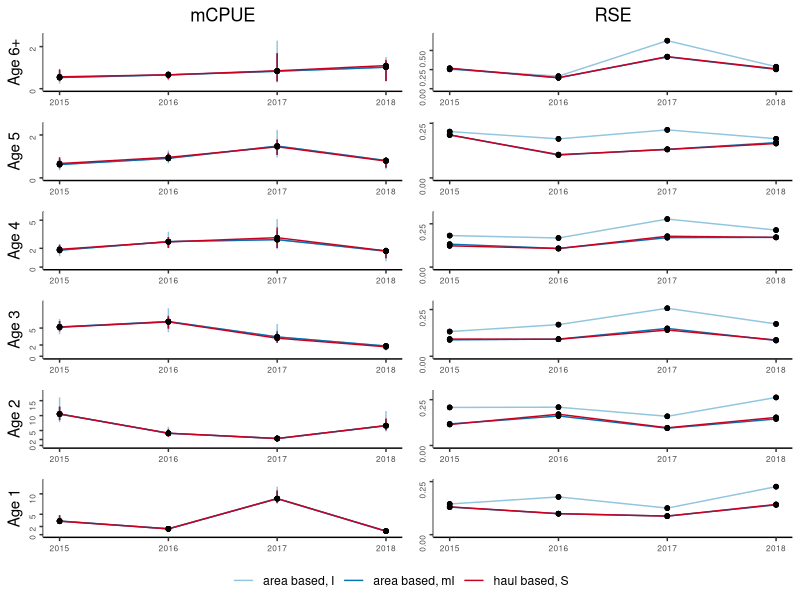
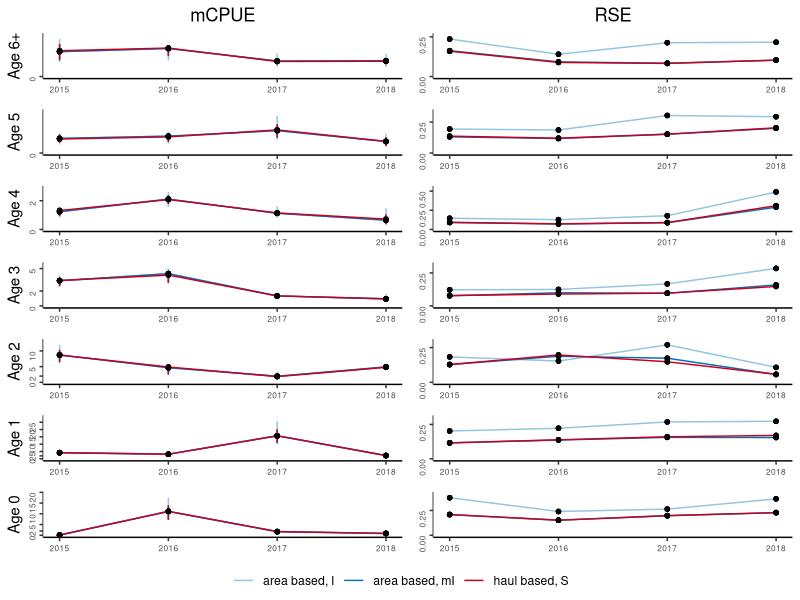
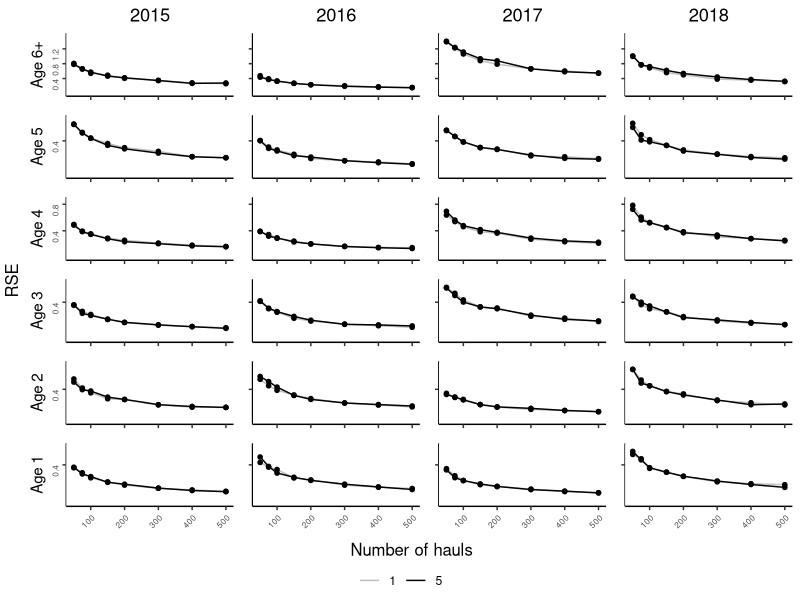
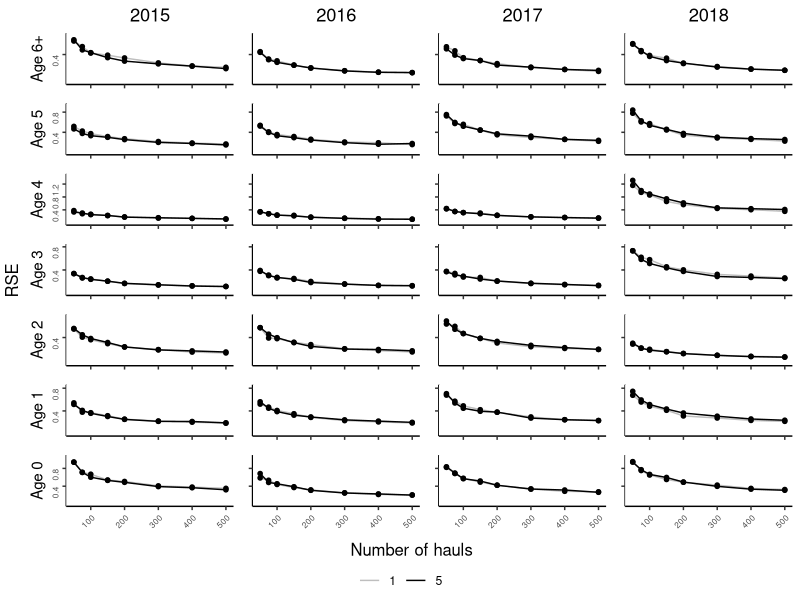

R code for these plots, in order:
#
# Example of tabulated plot inspired by Gerritsen et al. 2006
#

library(ggplot2)
library(grid)
library(gridExtra)
library(egg)

#' @noRd
makeColorMap <- function(columns, color){
  colors <- as.list(rep(color, length(columns)))
  names(colors) <- columns
  return(colors)
}

#' @noRd
panelPlotOverlay <- function(plotData, columnGroups, xVariable, yVariable, yVariableUpper, yVariableLower, xlimrow, ylimcol, showX=F, showY=F, ylabel="", basetheme=NULL, titletext="", pointcol=NULL, linecol=NULL, errorcol=NULL, tickmarks=NULL){
  
  panelplot <- ggplot(plotData, aes_string(x=xVariable, y=yVariable)) + xlim(xlimrow) + ylab(ylabel) + ylim(ylimcol)
  
  cols <- unique(plotData[,columnGroups])
  for (col in cols){
    colData <- plotData[plotData[,columnGroups] == col,]
    if (!is.null(yVariableUpper) & !is.null(yVariableLower)){
      panelplot <- panelplot + geom_linerange(data=colData, aes_string(ymin=yVariableLower, ymax=yVariableUpper), color=errorcol[[col]])
    }  
    #points and lines
    if (nrow(colData) == 0){
      panelplot <- panelplot + geom_blank()
    }
    else{
      panelplot <- panelplot + geom_line(data=colData, aes_string(color=columnGroups)) + geom_point(shape=20, size=2, color=pointcol[[col]]) + scale_color_manual(values = unlist(linecol))
    }
    
    if (!is.null(title) & col == cols[1]){
      panelplot <- panelplot + ggtitle(titletext)
    }
    
  }

  panelplot <- panelplot + basetheme()
  panelplot <- panelplot + theme(panel.grid.minor = element_blank(), panel.grid.major = element_blank())
  if (!is.null(tickmarks)){
    panelplot <- panelplot + scale_y_continuous(breaks=tickmarks, limits = ylimcol)
  }
  if (!showX){
    panelplot <- panelplot + theme(axis.title.x = element_blank(), axis.text.x=element_blank())
  }
  else{
    panelplot <- panelplot + theme(axis.title.x = element_blank())
  }
  
  if (!showY){
    panelplot <- panelplot + theme(axis.title.y = element_blank(), axis.text.y=element_blank())
  }
  
  return(panelplot)
}


#' Table plot
#' @description 
#'  makes a tabulated plot of estimates grouped by two covariates, one for columns, one for rows. axes of all plots are the same variables.
#' @details 
#' @param data data.table() with data, must contain columns identified by parameters 'columnGroups', 'rowGroups', 'xVariable' and 'yVariable'
#' @param columnGroups character() identifies column in data that identifies the grouping used for columns in the plot
#' @param rowGRoups character() identifies column in data that identifies the grouping used for rows in the plot
#' @param xVariable character() identifies column in data containting variable to be used for x-axis
#' @param yVariable character() identifies column in data containing variable to be used for y-axis
#' @param overlayGroups character() identifies column in data specifying the groups to be overlayed
#' @param ylab character(), optional, label for y-axis, if not provided 'yVariable' will be used.
#' @param ymin numeric(), optional, lower bounds of y axis, if not NULL y axis will be adopted to data for each column
#' @param ymax numeric(), optional, upper bounds of y axis, if not provided y axis will be adopted to data for each column
#' @param xlim vector, optional, lower and upper bounds of x axis, if not provided y axis will be adapted to data for each row
#' @param pointcol character() or named list mapping the values in data[,columnGroups] to colors, color of points in plots
#' @param linecol character() or named list mapping the values in data[,columnGroups] to colors color of connecting lines in plots
#' @param errorcol character() or named list mapping the values in data[,columnGroups] to colors color of error bars
#' @param tickmarks numeric() specifies tickmarks for y-axis
#' @param basetheme ggplot2 - theme function to use for plotting. Default adjusts y-axis label alignments to account for variable width of tick-labels.
#' @param reverseX logical() whether to reverse X axes
#' @param hLineCol character() specify any column that should be used for horisontal reference lines
stackedPanelsOverlay <- function(data, columnGroups, rowGroups, xVariable, yVariable, overlayGroups, ylab=NULL, xlab=NULL, xlim=NULL, ymin=0, ymax=NULL, pointcol="black", linecol="#cb181d", errorcol="#cb181d", tickmarks=NULL, basetheme=function(x){ggplot2::theme_classic() + theme(plot.title = element_text(hjust = 0.5), axis.text.y = element_text(angle = 90, hjust = 1, size=6))}, reverseX=F, hLineCol=NULL){
  
  if(is.numeric(columnGroups) | is.numeric(rowGroups)){
    stop("ColumnGroups and rowGroups can not be numeric variables. Covert with as.character()")
  }
  
  if (!all(c(columnGroups, rowGroups, xVariable, yVariable) %in% names(data))){
    stop("Some arguments (columnGroups, rowGroups, xVariable, yVariable) not found in data.")
  }
  
  if (any(is.na(data[,c(columnGroups, rowGroups, xVariable)]))){
    stop("NAs in grouping variables or x variable")
  }

  if (is.null(ylab)){
    ylab <- yVariable
  }
  
  if (is.null(xlab)){
    xlab <- xVariable
  }
  
  rows <- sort(unique(unlist(data[,rowGroups])), decreasing = T)
  cols <- sort(unique(unlist(data[,columnGroups])))
  og <- sort(unique(unlist(data[,overlayGroups])))
  if (is.character(linecol)){
    linecol <- makeColorMap(og, linecol)
  }
  if (is.character(pointcol)){
    pointcol <- makeColorMap(og, pointcol)
  }
  if (is.character(errorcol)){
    errorcol <- makeColorMap(og, errorcol)
  }
  
  panels <- list()
  for (row in rows){
    
    #determine ylims if necessary
    minvar <- yVariable
    miny <- ymin
    if (is.null(miny)){
      miny <- min(data[data[,rowGroups] == row,minvar])
      miny <- miny - abs(miny) * .1
    }
    
    maxvar <- yVariable
    maxy <- ymax
    if (is.null(maxy)){
      maxy <- max(data[data[,rowGroups] == row,maxvar])
      maxy <- maxy + abs(maxy) * .1
    }
    ylimcol <- c(miny, maxy)
    
    for (col in cols){
      xlimrow <- xlim
      if (is.null(xlimrow)){
        xlimrow <- c(min(data[data[,columnGroups] == col,xVariable]), max(data[data[,columnGroups] == col,xVariable]))
      }
      
      title <- NULL
      if (row == rows[1]){
        title = col
      }

      plotdata <- data[data[,columnGroups] == col & data[,rowGroups] == row,]
            
      referenceline <- NULL
      if (!is.null(hLineCol)){
        stopifnot(length(unique(unlist(plotdata[,hLineCol])))==1)
        referenceline <- unlist(plotdata[,hLineCol])[1]
      }

      panel <- panelPlotOverlay(plotdata, overlayGroups, xVariable, yVariable, yVariableUpper=NULL, yVariableLower=NULL, xlimrow, ylimcol, showX=(row == rows[length(rows)]), showY=(col == cols[1]), ylabel=row, basetheme=basetheme, title=title, pointcol=pointcol, linecol=linecol, errorcol=errorcol, tickmarks=tickmarks)
      panel <- panel + theme(legend.position="none")
      panels[[paste(row, col, sep="/")]] <- panel
      
    }
  }
  
  g <- ggplotGrob(panels[[1]] + theme(legend.position="bottom", legend.title = element_blank()))$grobs
  legend <- g[[which(sapply(g, function(x) x$name) == "guide-box")]]
  lheight <- sum(legend$height)
  grid.arrange(
    ggarrange(
      plots=panels,
      nrow=length(rows),
      left=ylab,
      bottom=xlab,draw=F
    ),
    legend,
    ncol = 1,
    heights = unit.c(unit(1, "npc") - lheight, lheight))
}

#' Makes Two column plot-table
#' Same x-axis, and row-categories, but two different y-axis for the different groups.
#' values for each of the column groups are plotted on top of each other in the column to the right for yvariable1
#' values for each of the column groups are plotted on top of each other in the column to the left for yvariable2
overlayedColumnPlot <- function(data, columnGroups, rowGroups, xVariable, yVariable1, yVariable2, yVariable1Lower=NULL, yVariable1Upper=NULL, yVariable2Lower=NULL, yVariable2Upper=NULL, ylab1=NULL, ylab2=NULL, xlab=NULL, xlim=NULL, ymin1=0, ymin2=0, ymax1=NULL, ymax2=NULL, pointcol="black", linecol="#cb181d", errorcol="#cb181d", tickmarksY1=NULL, tickmarksY2=NULL, basetheme=function(x){ggplot2::theme_classic() + theme(plot.title = element_text(hjust = 0.5), axis.text.y = element_text(angle = 90, hjust = 1, size=6), axis.text.x=element_text(size=6))}){
  if(is.numeric(columnGroups) | is.numeric(rowGroups)){
    stop("ColumnGroups and rowGroups can not be numeric variables. Covert with as.character()")
  }
  
  if (!all(c(columnGroups, rowGroups, xVariable, yVariable1, yVariable2) %in% names(data))){
    stop("Some arguments (columnGroups, rowGroups, xVariable, yVariable1, yvaraible2) not found in data.")
  }
  
  if (any(is.na(data[,c(columnGroups, rowGroups, xVariable)]))){
    stop("NAs in grouping variables or x variable")
  }
  
  if (is.null(yVariable1Upper) + is.null(yVariable1Lower) == 1){
    stop("Provide either both yVariableUpper and yVariableLower, or neither of them")
  }
  if (is.null(yVariable2Upper) + is.null(yVariable2Lower) == 1){
    stop("Provide either both yVariableUpper and yVariableLower, or neither of them")
  }
  
  if (is.null(ylab1)){
    ylab1 <- yVariable1
  }
  if (is.null(ylab2)){
    ylab2 <- yVariable2
  }
  
  if (is.null(xlab)){
    xlabel <- xVariable
  }
  else{
    xlabel <- xlab
  }
  
  rows <- sort(unique(unlist(data[,rowGroups])), decreasing = T)
  cols <- sort(unique(unlist(data[,columnGroups])))
  
  if (is.character(linecol)){
    linecol <- makeColorMap(cols, linecol)
  }
  if (is.character(pointcol)){
    pointcol <- makeColorMap(cols, pointcol)
  }
  if (is.character(errorcol)){
    errorcol <- makeColorMap(cols, errorcol)
  }
  
  panels <- list()
  for (row in rows){
    
    #determine ylims for yVariable1 if necessary
    minvar1 <- yVariable1
    if (!is.null(yVariable1Lower)){
      minvar1 <- yVariable1Lower  
    }
    miny1 <- ymin1
    if (is.null(miny1)){
      miny1 <- min(data[data[,rowGroups] == row,minvar1])
      miny1 <- miny1 - abs(miny1) * .1
    }
    
    maxvar1 <- yVariable1
    if (!is.null(yVariable1Upper)){
      maxvar1 <- yVariable1Upper  
    }
    maxy1 <- ymax1
    if (is.null(maxy1)){
      maxy1 <- max(data[data[,rowGroups] == row,maxvar1])
      maxy1 <- maxy1 + abs(maxy1) * .1
    }
    ylim1col <- c(miny1, maxy1)
    
    
    #determine ylims for yVariable2 if necessary
    minvar2 <- yVariable2
    if (!is.null(yVariable2Lower)){
      minvar2 <- yVariable2Lower  
    }
    miny2 <- ymin2
    if (is.null(miny2)){
      miny2 <- min(data[data[,rowGroups] == row,minvar2])
      miny2 <- miny2 - abs(miny2) * .1
    }
    
    maxvar2 <- yVariable2
    if (!is.null(yVariable2Upper)){
      maxvar2 <- yVariable2Upper  
    }
    maxy2 <- ymax2
    if (is.null(maxy2)){
      maxy2 <- max(data[data[,rowGroups] == row,maxvar2])
      maxy2 <- maxy2 + abs(maxy2) * .1
    }
    ylim2col <- c(miny2, maxy2)
    
    #get x-axis and title params
    xlimrow <- xlim
    if (is.null(xlimrow)){
      xlimrow <- c(min(data[,xVariable]), max(data[,xVariable]))
    }
    
    title1 <- NULL
    if (row == rows[1]){
      title1 = yVariable1
    }
    title2 <- NULL
    if (row == rows[1]){
      title2 = yVariable2
    }
    
    plotdata <- data[data[,rowGroups] == row,]
    #plot yvar1
    panel <- panelPlotOverlay(plotdata, columnGroups, xVariable, yVariable1, yVariable1Upper, yVariable1Lower, xlimrow, ylim1col, showX=T, showY=T, ylabel=row, basetheme=basetheme, title=title1, pointcol=pointcol, linecol=linecol, errorcol=errorcol, tickmarks=tickmarksY1)
    panel <- panel + theme(legend.position="none")
    panels[[paste(row, "yvar1", sep="/")]] <- panel
    
    #plot yvar2
    panel <- panelPlotOverlay(plotdata, columnGroups, xVariable, yVariable2, yVariable2Upper, yVariable2Lower, xlimrow, ylim2col, showX=T, showY=T, ylabel=NULL, basetheme=basetheme, title=title2, pointcol=pointcol, linecol=linecol, errorcol=errorcol, tickmarks=tickmarksY2)
    panel <- panel + theme(legend.position="none")
    panels[[paste(row, "yvar2", sep="/")]] <- panel
    
  }
  
  
  g <- ggplotGrob(panels[[1]] + theme(legend.position="bottom", legend.title = element_blank()))$grobs
  legend <- g[[which(sapply(g, function(x) x$name) == "guide-box")]]
  lheight <- sum(legend$height)
  grid.arrange(
    ggarrange(
      plots=panels,
      nrow=length(rows),
      left=ylab,
      bottom=xlab,draw=F
    ),
    legend,
    ncol = 1,
    heights = unit.c(unit(1, "npc") - lheight, lheight))
  
}

warning("Change file reference to package location")
warning("Check which CI to use")
warning("Check axis labels")


#
# compare the estimated mCPUE from the two ALKs for each age group (showing confidence intervals)
#

alkresult <- read.csv("data/ALKs_results.csv", sep=";", stringsAsFactors = F, dec = ",", na.strings = c("#N/A"))
alkresult$bs <- NULL
alkresult[alkresult$Bootstrap=="Stratified", "bs"] <- "S"
alkresult[alkresult$Bootstrap=="ICES-IBTS", "bs"] <- "I"
alkresult[alkresult$Bootstrap=="Modified-ICES", "bs"] <- "mI"
alkresult$ALKm <- paste(alkresult$ALK, alkresult$bs, sep=", ")
alkresult$age <- paste("Age", alkresult$age)
alkresult$RSE <- alkresult$sd / alkresult$mCPUE


estimator_colors <- list()
estimator_colors[["area based, I"]] <- "#92c5de"
estimator_colors[["area based, mI"]] <- "#0571b0"
estimator_colors[["haul based, S"]] <- "#ca0020"

####
# Plot 1
# Using Q1 and all years
#
#
alkq1 <- alkresult[alkresult$Quarter=="Q1",]
alkq1 <- alkq1[alkq1$age != "Age 0",]
pdf(file = "figures/mCpueRseQ1.pdf", width=3.35, onefile = F) #85mm in inches
overlayedColumnPlot(data = alkq1, columnGroups = "ALKm", rowGroups = "age", xVariable = "Year", yVariable1 = "mCPUE", yVariable2 = "RSE", yVariable1Lower = "Q025", yVariable1Upper = "Q975", tickmarksY1 = c(0,2,5,10,15,20,25), tickmarksY2=c(0,.25,.5,.75,1,1.25,1.5), pointcol = "black", linecol = estimator_colors, errorcol = estimator_colors)
dev.off()

####
# Plot 2 - for supplementary
# As plot 1, but for Q3, retaining age group 0
# Using Q3 and all years
alkq3 <- alkresult[alkresult$Quarter=="Q3",]
pdf(file = "figures/suppMatMcpueRseQ3.pdf", width=3.35, onefile = F) #85mm in inches
overlayedColumnPlot(data = alkq3, columnGroups = "ALKm", rowGroups = "age", xVariable = "Year", yVariable1 = "mCPUE", yVariable2 = "RSE", yVariable1Lower = "Q025", yVariable1Upper = "Q975", tickmarksY1 = c(0,2,5,10,15,20,25), tickmarksY2=c(0,.25,.5,.75,1,1.25,1.5), pointcol = "black", linecol = estimator_colors, errorcol = estimator_colors)
dev.off()


####
# Plot 7
# overlay 1 and 5 for otholith per 5 cm

resamplingCol <- list()
resamplingCol[["1"]] <- "grey"
resamplingCol[["5"]] <- "black"

resamplingOtolithsAndHauls <- read.csv("OtolithsAndHauls_Results_2015_2018/OtolAndHaul_1_5_per_5cm_areaBased2015_2018.csv", sep=";", stringsAsFactors = F, na.strings=c("NA"))
resamplingOtolithsAndHauls$cv <- resamplingOtolithsAndHauls$sd / resamplingOtolithsAndHauls$bootstrapMean
resamplingOtolithsAndHauls$age <- paste("Age", resamplingOtolithsAndHauls$age)
resamplingOtolithsAndHauls$Year <- as.character(resamplingOtolithsAndHauls$Year)
resamplingOtolithsAndHauls$Otolith_per5cm <- as.character(resamplingOtolithsAndHauls$Otolith_per5cm)
resamplingOtolithsAndHaulsQ1 <- resamplingOtolithsAndHauls[resamplingOtolithsAndHauls$Quarter=="Q1",]
resamplingOtolithsAndHaulsQ1 <- resamplingOtolithsAndHaulsQ1[resamplingOtolithsAndHaulsQ1$age != "Age 0",]

pdf(file = "figures/resamplingAgeAndHaulsQ1.pdf", width=3.35, onefile = F) #85mm in inches
stackedPanelsOverlay(data = resamplingOtolithsAndHaulsQ1, columnGroups = "Year", rowGroups = "age", xVariable = "N", yVariable = "cv", overlayGroups="Otolith_per5cm", xlab="Number of hauls", ylab="RSE", ymin=0, pointcol = resamplingCol, linecol = resamplingCol, errorcol = resamplingCol, tickmarks = c(.4,.8,1.2), basetheme=function(x){ggplot2::theme_classic() + theme(plot.title = element_text(hjust = 0.5), axis.text.y = element_text(angle = 90, hjust = 1, size=6), axis.text.x = element_text(angle = 45, hjust = 1, size=6))})
dev.off()

####
# Plot 8 - supplementary
# Like plot 7, but for Q3 and including aGE GROUP 0
resamplingOtolithsAndHaulsQ3 <- resamplingOtolithsAndHauls[resamplingOtolithsAndHauls$Quarter=="Q3",]
pdf(file = "figures/suppMatResamplingAgeAndHaulsQ3.pdf", width=3.35, onefile = F) #85mm in inches
stackedPanelsOverlay(data = resamplingOtolithsAndHaulsQ3, columnGroups = "Year", rowGroups = "age", xVariable = "N", yVariable = "cv", overlayGroups="Otolith_per5cm", xlab="Number of hauls", ylab="RSE", ymin=0, pointcol = resamplingCol, linecol = resamplingCol, errorcol = resamplingCol, tickmarks = c(.4,.8,1.2), basetheme=function(x){ggplot2::theme_classic() + theme(plot.title = element_text(hjust = 0.5), axis.text.y = element_text(angle = 90, hjust = 1, size=6), axis.text.x = element_text(angle = 45, hjust = 1, size=6))})
dev.off()

####
# Plot 9  - supplementary
# Like plot 7, but for 1997 - 1999

####
# Plot 10  - supplementary
# Like plot 9, but for Q3 and including age group 0
